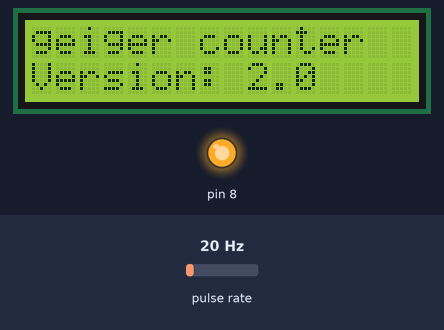
This sketch was run on a simulated Arduino Uno, built with avr-gcc and run on an emulated ATmega328P. On the bench: 16×2 character LCD, output pins drawn as LEDs (lit = HIGH). Wiring (inferred from the names in the program): pulse sensor: data pin 2. The inputs (shaded band) are chosen by the test bench; at power-on: pulse rate 20 Hz. What the sketch prints to the serial monitor is not drawn.

Above: at 2.1 s.
At 10.1 s:
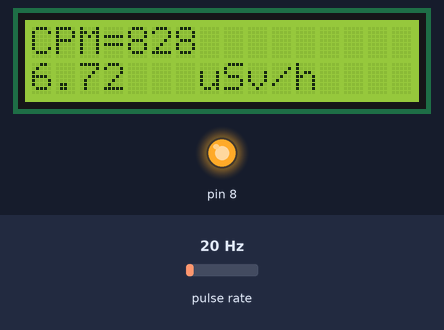
At 20.1 s:
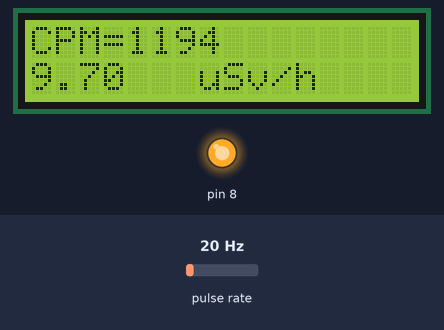

The sketch:

main.ino
```cpp
// Code written by Leon Hellmich
// Version: 2.1

#include <LiquidCrystal_I2C.h>
#include <Wire.h>


LiquidCrystal_I2C lcd(0x27, 16, 2);


#define CONV_FACTOR 0.00812 //CPM to uSV/h

// Variables

int geiger_input = 2;
long count = 0;
long countPerMinute = 0;
long timePrevious = 0;
long timePreviousMeassure = 0;
long time = 0;
long countPrevious = 0;
float radiationValue = 0.0;


//  --SETUP--
void setup(){

  // Geiger input
  pinMode(geiger_input, INPUT);
  digitalWrite(geiger_input,HIGH);

  // LCD power
  pinMode(8, OUTPUT);
  digitalWrite(8, HIGH);

  // INIT
  Serial.begin(115200);
  lcd.init();
  lcd.backlight();

  // STARTUP DISPLAY
  delay(2000);
  lcd.print("geiger counter ");
  lcd.setCursor(0,1);
  lcd.print("Version: 2.0");
  delay(1000);
  lcd.clear();

  // LOADING

  /* */


  // DEBUG
  Serial.println("CPM=");
  Serial.println(6*count);
  Serial.println(radiationValue);


  // INTERRUPT
  attachInterrupt(0,countPulse,FALLING);

}

void loop(){

  // CALCULATING

  if (millis()-timePreviousMeassure > 10000){
    countPerMinute = 6*count;
    radiationValue = countPerMinute * CONV_FACTOR;
    timePreviousMeassure = millis();
    Serial.print("cpm = ");
    Serial.print(countPerMinute,DEC);
    Serial.print(" - ");
    Serial.print("uSv/h = ");
    Serial.println(radiationValue,4);


  // LCD data updating service

  lcd.clear();
  lcd.setCursor(0, 0);
  lcd.print("CPM=");
  lcd.setCursor(4,0);
  lcd.print(countPerMinute,DEC);
  lcd.setCursor(0,1);
  lcd.print(radiationValue);
  lcd.print("   uSv/h");


    // reset
    count = 0;

  }

}

void countPulse(){
  detachInterrupt(0);
  count++;
  //while(digitalRead(2)==0){}
  attachInterrupt(0,countPulse,FALLING);
}
```

Measured:
- what the display in image 0 shows lasts 1.0 s, from 2.1 s to 3.1 s
- what the display in image 1 shows lasts 10.0 s, from 10.0 s to 20.0 s
